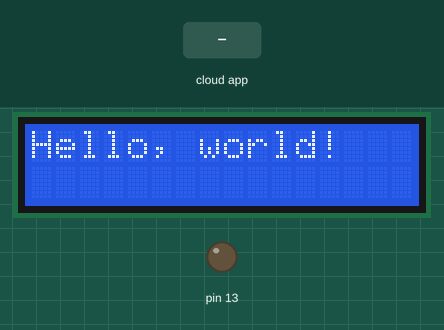
Simulated run of this sketch. Board: Arduino Uno, built with avr-gcc and run on an emulated ATmega328P. Parts: 16×2 character LCD, output pins drawn as LEDs (lit = HIGH). The test bench sets the inputs (shaded band). The ROS host is connected and sends only what is stated.

Above: at 1.7 s.
1.8 s: the phone or cloud app sets message to 0
At 2.2 s:
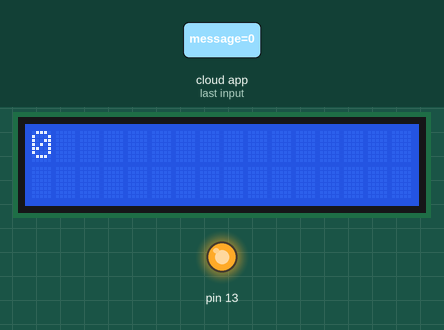
3.3 s: the phone or cloud app sets message to 1
At 4.5 s:
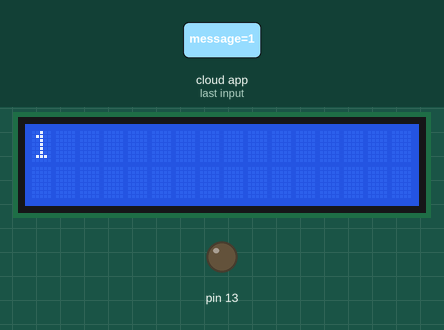
Timing chart, 0 to 6.3 s (numbered marks = the images above; inputs shaded):
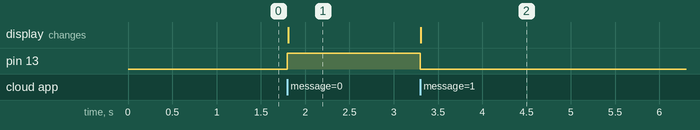

Measured:
- after the input at 1.8 s, pin 13: LOW → HIGH at once; the display: changes at once (image 1)
- after the input at 3.3 s, pin 13: HIGH → LOW at once; the display: changes at once (image 2)

The sketch:

ros_hello.ino
```cpp
/*
 * rosserial Subscriber Example
 * Blinks an LED on callback
 */

#include <ros.h>
#include <std_msgs/String.h>

#include <Wire.h>   // standardowa biblioteka Arduino
#include <LiquidCrystal_I2C.h> // dolaczenie pobranej biblioteki I2C dla LCD

ros::NodeHandle nh;
LiquidCrystal_I2C lcd(0x27, 2, 1, 0, 4, 5, 6, 7, 3, POSITIVE);

std_msgs::String str_msg;
ros::Publisher pub("message_size", &str_msg);


void messageCb( const std_msgs::String& msg){
  digitalWrite(13, !digitalRead(13));
  lcd.clear();
  lcd.setCursor(0,0);
  lcd.print(msg.data);

  char buff[16]={};
  str_msg.data = itoa(strlen(msg.data), buff, 10);
  pub.publish( &str_msg );
}

ros::Subscriber<std_msgs::String> sub("message", &messageCb );

void setup()
{
  pinMode(13, OUTPUT);
  nh.initNode();
  nh.subscribe(sub);
  nh.advertise(pub);

  lcd.begin(16,2);

  lcd.backlight();

  lcd.print("Hello, world!");
  delay(500);
}

void loop()
{
  nh.spinOnce();

  lcd.setCursor(0, 0);


}
```
